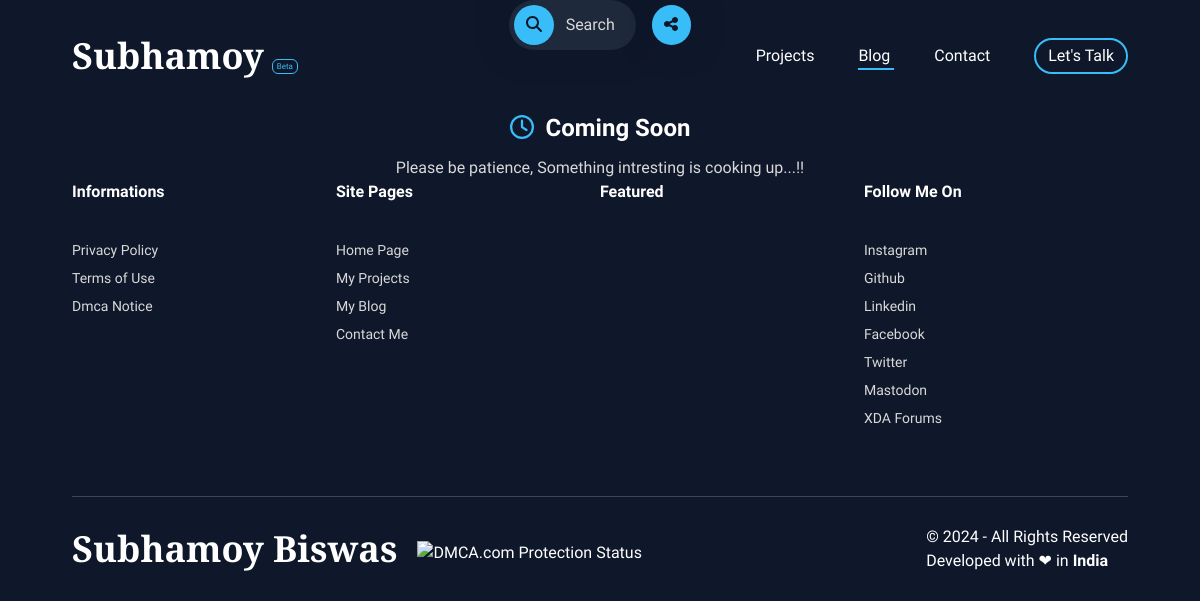
/htdocs/blog.php, run on the app's committed database.
### tables this page shows
CREATE TABLE `socials` (
  `id` int(10) NOT NULL,
  `platform` varchar(100) NOT NULL,
  `icon` varchar(100) NOT NULL,
  `link` varchar(100) NOT NULL,
  `stag` varchar(100) DEFAULT NULL
);

### htdocs/core/host_config.php (called while the page is built)
<?php
$currentHost = $_SERVER['HTTP_HOST'];
$localIP = $_ENV['LOCAL_IP'];
$domain = $_ENV['DOMAIN'];
if($currentHost == "localhost") {
    $basePath = "https://localhost/neosubhamoy/htdocs";
}
elseif ($currentHost == $localIP) {
    $basePath = "https://" . $localIP . "/neosubhamoy/htdocs";
}
else {
    $basePath = "https://" . $currentHost;
}
?>

### htdocs/core/query_functions.php (called while the page is built, shortened)
<?php
function fetch_all_records($conn, $table_name) {
    $sql = "SELECT * FROM $table_name";
    $result = $conn -> query($sql);
    return $result;
}
?>

### htdocs/blog.php (the view, shortened to what this page needs)
<?php
require 'core/connection.php';
require 'core/host_config.php';
require 'core/query_functions.php';
?>
<!DOCTYPE html>
<html lang="en" class="scroll-smooth">
<head>
    <?php require 'assets/_integrate.php';?>
</head>
<body class="font-lexend bg-bg_primary text-accent_secondary">
    <?php include 'assets/_floatingbar.php';?>
    <?php require 'assets/_header.php';?>
    <div class="blogbox w-full px-4 lg:px-[4.5rem] flex flex-col items-center text-center">
        <div class="mt-[30vh] mb-[60vh]">
            <h1 class="text-2xl font-bold"><i class="fa-regular fa-clock fa-spin text-accent_primary"></i>&nbsp; Coming Soon</h1>
            <p class="text-base text-accent_three mt-3">Please be patience, Something intresting is cooking up...!!</p>
        </div>
    </div>
    <?php require 'assets/_footer.php';?>
</body>
</html>

### htdocs/assets/_footer.php (shortened to what this page needs)
<footer class="w-full px-6 lg:px-[4.5rem]">
    <div class="fottermenu w-full flex justify-around flex-wrap lg:flex-nowrap mb-10">
        <div class="w-[50%] lg:w-[25%] flex flex-col justify-start items-start mb-10 lg:mb-0">
            <h6 class="font-bold mb-8">Informations</h6>
            <a class="text-sm text-accent_three my-1 hover:text-accent_secondary transition transform duration-100" href="<?php echo $basePath . '/privacy-policy' ?>">Privacy Policy</a>
            <a class="text-sm text-accent_three my-1 hover:text-accent_secondary transition transform duration-100" href="<?php echo $basePath . '/terms-of-use' ?>">Terms of Use</a>
            <a class="text-sm text-accent_three my-1 hover:text-accent_secondary transition transform duration-100" href="<?php echo $basePath . '/dmca' ?>">Dmca Notice</a>
        </div>
        <div class="w-[50%] lg:w-[25%] flex flex-col justify-start items-start mb-10 lg:mb-0">
            <h6 class="font-bold mb-8">Site Pages</h6>
            <a class="text-sm text-accent_three my-1 hover:text-accent_secondary transition transform duration-100" href="<?php echo $basePath ?>">Home Page</a>
            <a class="text-sm text-accent_three my-1 hover:text-accent_secondary transition transform duration-100" href="<?php echo $basePath . '/projects' ?>">My Projects</a>
            <a class="text-sm text-accent_three my-1 hover:text-accent_secondary transition transform duration-100" href="<?php echo $basePath . '/blog' ?>">My Blog</a>
            <a class="text-sm text-accent_three my-1 hover:text-accent_secondary transition transform duration-100" href="<?php echo $basePath . '/contact' ?>">Contact Me</a>
        </div>
        <div class="w-[50%] lg:w-[25%] flex flex-col justify-start items-start mb-10 lg:mb-0">
            <h6 class="font-bold mb-8">Featured</h6>
        </div>
        <div class="w-[50%] lg:w-[25%] flex flex-col justify-start items-start mb-10 lg:mb-0">
            <h6 class="font-bold mb-8">Follow Me On</h6>
            <?php
            $footer_socials = fetch_all_records($conn, "socials");
            if($footer_socials -> num_rows > 0) {
                while($footer_social = $footer_socials -> fetch_assoc()) {
                    if($footer_social['platform'] == "Mastodon") {
                        echo "
                        <a class='text-sm text-accent_three my-1 hover:text-accent_secondary transition transform duration-100' rel='me' href='".$footer_social['link']."' target='_blank'>".$footer_social['platform']."</a>
                        ";
                    } else {
                        echo "
                        <a class='text-sm text-accent_three my-1 hover:text-accent_secondary transition transform duration-100' href='".$footer_social['link']."' target='_blank'>".$footer_social['platform']."</a>
                        ";
                    }
                }
            }
            ?>
        </div>
    </div>
    <hr class="opacity-20 mt-16 mb-5">
    <div class="copyrightsection w-full flex justify-between items-center mt-7 mb-12">
        <div class="items-center hidden lg:flex">
            <a class="font-cormorant text-4xl font-bold" href="https://<?php echo $domain ?>">Subhamoy Biswas</a>
            <span class="ml-5 mt-2">
                <a href="//www.dmca.com/Protection/Status.aspx?ID=8b6891f8-49be-46fd-83a4-efbc89007880" title="DMCA.com Protection Status" class="dmca-badge"><img src ="https://images.dmca.com/Badges/dmca-badge-w100-5x1-07.png?ID=8b6891f8-49be-46fd-83a4-efbc89007880"  alt="DMCA.com Protection Status" /></a><script src="https://images.dmca.com/Badges/DMCABadgeHelper.min.js"></script>
            </span>
        </div>
        <div class="flex flex-col">
            <p class="">&#169; <script>document.write(new Date().getFullYear())</script> - All Rights Reserved<br>Developed with &#10084; in <strong>India</strong></p>
        </div>
    </div>
</footer>

### htdocs/assets/style.css (style rules this page uses)
html, :host { line-height: 1.5; -webkit-text-size-adjust: 100%; -moz-tab-size: 4; -o-tab-size: 4; tab-size: 4; font-family: ui-sans-serif, system-ui, sans-serif, "Apple Color Emoji", "Segoe UI Emoji", "Segoe UI Symbol", "Noto Color Emoji"; font-feature-settings: normal; font-variation-settings: normal; -webkit-tap-highlight-color: transparent; }
body { margin: 0; line-height: inherit; }
hr { height: 0; color: inherit; border-top-width: 1px; }
h1, h2, h3, h4, h5, h6 { font-size: inherit; font-weight: inherit; }
a { color: inherit; text-decoration: inherit; }
b, strong { font-weight: bolder; }
blockquote, dl, dd, h1, h2, h3, h4, h5, h6, hr, figure, p, pre { margin: 0; }
img, svg, video, canvas, audio, iframe, embed, object { display: block; vertical-align: middle; }
img, video { max-width: 100%; height: auto; }
.my-1 { margin-top: 0.25rem; margin-bottom: 0.25rem; }
.mb-10 { margin-bottom: 2.5rem; }
.mb-12 { margin-bottom: 3rem; }
.mb-5 { margin-bottom: 1.25rem; }
.mb-8 { margin-bottom: 2rem; }
.mb-\[60vh\] { margin-bottom: 60vh; }
.ml-5 { margin-left: 1.25rem; }
.mt-16 { margin-top: 4rem; }
.mt-2 { margin-top: 0.5rem; }
.mt-3 { margin-top: 0.75rem; }
.mt-7 { margin-top: 1.75rem; }
.mt-\[30vh\] { margin-top: 30vh; }
.hidden { display: none; }
.w-\[50\%\] { width: 50%; }
.w-full { width: 100%; }
.transform { transform: translate(var(--tw-translate-x), var(--tw-translate-y)) rotate(var(--tw-rotate)) skewX(var(--tw-skew-x)) skewY(var(--tw-skew-y)) scaleX(var(--tw-scale-x)) scaleY(var(--tw-scale-y)); }
.flex-col { flex-direction: column; }
.flex-wrap { flex-wrap: wrap; }
.items-start { align-items: flex-start; }
.justify-start { justify-content: flex-start; }
.justify-between { justify-content: space-between; }
.justify-around { justify-content: space-around; }
.scroll-smooth { scroll-behavior: smooth; }
.bg-bg_primary { --tw-bg-opacity: 1; background-color: rgb(15 23 42 / var(--tw-bg-opacity)); }
.px-4 { padding-left: 1rem; padding-right: 1rem; }
.px-6 { padding-left: 1.5rem; padding-right: 1.5rem; }
.text-center { text-align: center; }
.font-cormorant { font-family: "Cormorant Upright", serif; }
.font-lexend { font-family: "Lexend Deca", sans-serif; }
.text-2xl { font-size: 1.5rem; line-height: 2rem; }
.text-4xl { font-size: 2.25rem; line-height: 2.5rem; }
.text-base { font-size: 1rem; line-height: 1.5rem; }
.text-sm { font-size: 0.875rem; line-height: 1.25rem; }
.font-bold { font-weight: 700; }
.text-accent_primary { --tw-text-opacity: 1; color: rgb(56 189 248 / var(--tw-text-opacity)); }
.text-accent_secondary { --tw-text-opacity: 1; color: rgb(255 255 255 / var(--tw-text-opacity)); }
.text-accent_three { --tw-text-opacity: 1; color: rgb(217 217 217 / var(--tw-text-opacity)); }
.opacity-20 { opacity: 0.2; }
.transition { transition-property: color, background-color, border-color, text-decoration-color, fill, stroke, opacity, box-shadow, transform, filter, -webkit-backdrop-filter; transition-property: color, background-color, border-color, text-decoration-color, fill, stroke, opacity, box-shadow, transform, filter, backdrop-filter; transition-property: color, background-color, border-color, text-decoration-color, fill, stroke, opacity, box-shadow, transform, filter, backdrop-filter, -webkit-backdrop-filter; transition-timing-function: cubic-bezier(0.4, 0, 0.2, 1); transition-duration: 150ms; }
.duration-100 { transition-duration: 100ms; }
@media (min-width: 1024px) { .lg\:mb-0 { margin-bottom: 0px; } }
@media (min-width: 1024px) { .lg\:flex { display: flex; } }
@media (min-width: 1024px) { .lg\:w-\[25\%\] { width: 25%; } }
@media (min-width: 1024px) { .lg\:flex-nowrap { flex-wrap: nowrap; } }
@media (min-width: 1024px) { .lg\:px-\[4\.5rem\] { padding-left: 4.5rem; padding-right: 4.5rem; } }

### data on the page
socials: platform "Instagram"
socials: platform "Github"
socials: platform "Linkedin"
socials: platform "Facebook"
socials: platform "Twitter"
socials: platform "Mastodon"
socials: platform "XDA Forums"
